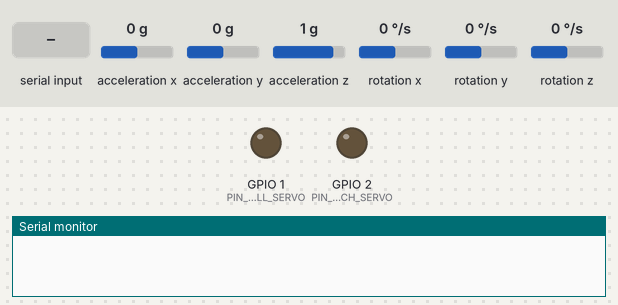
This sketch was run on a simulated Seeed XIAO ESP32-S3. Shown: output pins drawn as LEDs (lit = HIGH), the last lines printed to the serial monitor. Wiring (inferred from the names in the program): MPU-6050 motion sensor at I2C address 0x68; MPU-6050 motion sensor at I2C address 0x69. Dashed ring = blinking. Inputs (shaded band) come from the test bench; at power-on: rotation y 0 °/s, acceleration x 0 g, acceleration y 0 g, acceleration z 1 g, rotation x 0 °/s, rotation z 0 °/s.

Above: at 0.0 s.
At 9.9 s:
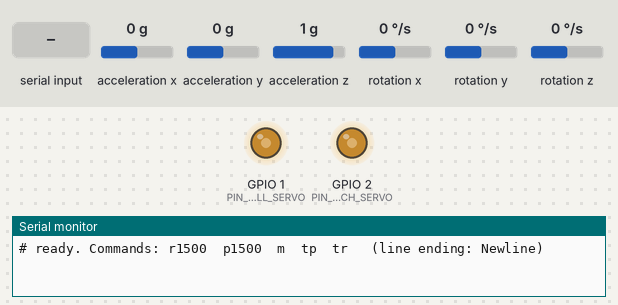
10.0 s: "t90\n" received over Serial
At 12.0 s:
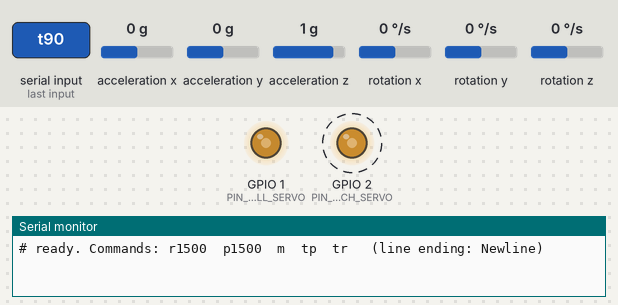
13.0 s: rotation y set to -192 °/s
Timing chart, 0 to 21.8 s (numbered marks = the images above; inputs shaded):
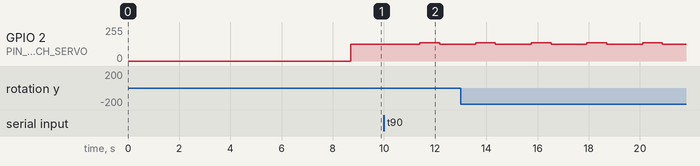

The sketch:

tremor_spoon.ino
```cpp
// tremor_spoon.ino  -  PHASE 3: calibrate the servos and measure their delay.
// Files in this folder: tremor_spoon.ino, config.h, imu.h, servo_out.h, cmd.h, bench.h
#include "config.h"
#include "imu.h"
#include "servo_out.h"
#include "cmd.h"
#include "bench.h"

uint32_t tNext;
char line[32];

void setup() {
  Serial.begin(921600);
  delay(1500);
  imuSetup();
  servoAttach(sRoll); servoAttach(sPitch);
  servoWriteDeg(sRoll, 0); servoWriteDeg(sPitch, 0);        // both servos to centre
  Serial.println("# ready. Commands: r1500  p1500  m  tp  tr   (line ending: Newline)");
  tNext = micros();
}

void loop() {
  waitTick(tNext);
  imuUpdate();
  if (cmdPoll(line, sizeof line)) {
    // runs the command (some take a few seconds)
    benchCommand(line);
    tNext = micros();                                       // restart the 2 ms clock afterwards
  }
}
```

bench.h
```cpp
// bench.h - typed commands for calibrating the servos and measuring their delay.
// Create in Phase 3. Never edited. Keep the handle CLAMPED while you use these.
//
//   r1500   send 1500 microseconds to the ROLL servo      p1500   same for the PITCH servo
//   m       print the platform angle relative to the handle (average of 0.5 s)
//   tp      step-response test of the pitch servo (10 steps), prints dead time and half-rise time
//   tr      the same for the roll servo
#pragma once
#include "config.h"
#include "imu.h"
#include "servo_out.h"

inline void measureRelative() {
  uint32_t t = micros(); double sr = 0, sp = 0;
  for (int i = 0; i < 250; i++) {
    waitTick(t); imuUpdate();
    sr += ap.roll - ah.roll; sp += ap.pitch - ah.pitch;
  }
  Serial.printf("# platform minus handle: roll %.2f deg, pitch %.2f deg\n", sr / 250, sp / 250);
}

inline void stepTest(bool pitch) {
  ServoCal &s = pitch ? sPitch : sRoll;
  float sumDead = 0, sumHalf = 0; int n = 0;
  for (int rep = 1; rep <= 10; rep++) {
    servoWriteDeg(s, 0);
    uint32_t t = micros();
    // 0.8 s: settle at the centre
    for (int i = 0; i < 400; i++) { waitTick(t); imuUpdate(); }
    // angle before the step
    float a0 = pitch ? ap.pitch : ap.roll;
    int dead = -1, half = -1;
    for (int i = 0; i < 300; i++) {                                         // 0.6 s: record
      waitTick(t); imuUpdate();
      if (i == 50) servoWriteDeg(s, 10.0f);                                 // the step command
      if (i > 50) {
        float rate = pitch ? rp.gy - biasP[1] : rp.gx - biasP[0];
        float da   = (pitch ? ap.pitch : ap.roll) - a0;
        if (dead < 0 && fabsf(rate) > 20.0f) dead = i - 50;                 // first movement
        // half of the 10 deg step
        if (half < 0 && fabsf(da) >= 5.0f)   half = i - 50;
      }
    }
    if (dead > 0 && half > 0) {
      Serial.printf("# step %d: dead time %d ms, half-rise %d ms\n", rep, dead * 2, half * 2);
      sumDead += dead * 2; sumHalf += half * 2; n++;
    } else {
      Serial.printf("# step %d: no clear response (check the servo, the sign, the clamp)\n", rep);
    }
  }
  servoWriteDeg(s, 0);
  if (n) Serial.printf("# AVERAGE of %d: dead %.0f ms, half-rise %.0f ms -> start D = %.0f\n",
                       n, sumDead / n, sumHalf / n, (sumHalf / n) / 2.0f);
}

// Returns true if the line was one of ours.
inline bool benchCommand(const char *c) {
  if (c[0] == 'r') {
    servoWriteUs(sRoll.pin, atof(c + 1));
    Serial.printf("# roll servo %s us\n", c + 1); return true;
  }
  if (c[0] == 'p') {
    servoWriteUs(sPitch.pin, atof(c + 1));
    Serial.printf("# pitch servo %s us\n", c + 1); return true;
  }
  if (c[0] == 'm') { measureRelative(); return true; }
  if (c[0] == 't') { stepTest(c[1] != 'r'); return true; }
  return false;
}
```

cmd.h
```cpp
// cmd.h - reads one typed command line from the USB serial port.
// Create in Phase 3. Never edited.
// In the Arduino Serial Monitor set the line ending (bottom right) to "Newline".
#pragma once
#include "config.h"

// Returns true once a full line has arrived; the text is in out[].
inline bool cmdPoll(char *out, size_t n) {
  static size_t len = 0;
  while (Serial.available()) {
    char c = Serial.read();
    if (c == '\n' || c == '\r') {
      if (len) { out[len] = 0; len = 0; return true; }
    } else if (len < n - 1) {
      out[len++] = c;
    }
  }
  return false;
}
```

imu.h
```cpp
// imu.h - reads both MPU6050 boards and turns them into roll and pitch angles.
// Create in Phase 1. Never edited again.
#pragma once
#include <Wire.h>
#include "config.h"

struct Raw   { float ax, ay, az, gx, gy, gz; };   // accelerometer in g, gyro in deg/s
struct Angle { float roll = 0, pitch = 0; };      // degrees

Raw   rh, rp;                 // latest readings: handle (h) and platform (p)
Angle ah, ap;                 // fused angles:    handle (h) and platform (p)
float biasH[3], biasP[3];     // gyro offsets measured at start-up
uint32_t imuErrors = 0;       // failed reads (should stay 0)

inline void imuWrite(uint8_t a, uint8_t reg, uint8_t v) {
  Wire.beginTransmission(a); Wire.write(reg); Wire.write(v); Wire.endTransmission();
}
inline void imuInit(uint8_t a) {
  imuWrite(a, 0x6B, 0x01);    // wake up, gyro clock
  imuWrite(a, 0x1A, 0x01);    // on-chip low-pass about 188 Hz
  imuWrite(a, 0x19, 0x00);    // 1 kHz internal sample rate
  imuWrite(a, 0x1B, 0x08);    // gyro +/-500 deg/s  -> 65.5 LSB per deg/s
  imuWrite(a, 0x1C, 0x08);    // accel +/-4 g       -> 8192 LSB per g
}

// Read 14 bytes starting at register 0x3B: accel, temperature, gyro.
inline bool imuRead(uint8_t a, Raw &o) {
  Wire.beginTransmission(a); Wire.write(0x3B);
  if (Wire.endTransmission(false) != 0) return false;
  if (Wire.requestFrom(a, (uint8_t)14) != 14) return false;
  int16_t v[7];
  for (int i = 0; i < 7; i++) {
    uint8_t hi = Wire.read(); uint8_t lo = Wire.read();   // two separate reads, in this order
    v[i] = (int16_t)((hi << 8) | lo);
  }
  o.ax = v[0] / 8192.0f; o.ay = v[1] / 8192.0f; o.az = v[2] / 8192.0f;   // v[3] is temperature
  o.gx = v[4] / 65.5f;   o.gy = v[5] / 65.5f;   o.gz = v[6] / 65.5f;
#if HANDLE_IMU_VERTICAL
  // the board stands vertical, chip facing the rear: rotate into the handle frame
  if (a == IMU_H) {
    Raw b = o;
    o.ax = -b.az; o.ay = b.ay; o.az = b.ax;
    o.gx = -b.gz; o.gy = b.gy; o.gz = b.gx;
  }
#endif
  return true;
}

// Wait for the next 2 ms tick (keeps the loop at exactly 500 Hz). t starts as micros().
inline void waitTick(uint32_t &t) {
  while ((int32_t)(micros() - t) < 0) {}
  t += LOOP_US;
}

// Tilt from gravity alone (accelerometer).
inline void accelAngles(const Raw &r, float &roll, float &pitch) {
  roll  = atan2f(r.ay, r.az) * RAD_TO_DEG;
  pitch = atan2f(-r.ax, sqrtf(r.ay * r.ay + r.az * r.az)) * RAD_TO_DEG;
}
inline void initAngle(const Raw &r, Angle &a) { accelAngles(r, a.roll, a.pitch); }

// Complementary filter: gyro for fast changes, accelerometer to cancel the drift.
inline void fuse(const Raw &r, const float bias[3], Angle &a) {
  float accRoll, accPitch;
  accelAngles(r, accRoll, accPitch);
  a.roll  = ALPHA * (a.roll  + (r.gx - bias[0]) * DT) + (1 - ALPHA) * accRoll;
  a.pitch = ALPHA * (a.pitch + (r.gy - bias[1]) * DT) + (1 - ALPHA) * accPitch;
}

inline void calibrateBias(uint8_t a, float b[3]) {        // keep the IMU still for 2 s
  double s[3] = {0, 0, 0}; Raw r;
  for (int i = 0; i < 1000; i++) {
    if (imuRead(a, r)) { s[0] += r.gx; s[1] += r.gy; s[2] += r.gz; }
    delay(2);
  }
  for (int k = 0; k < 3; k++) b[k] = s[k] / 1000.0;
}

// Read both boards and update both fused angles. Call once per loop.
inline void imuUpdate() {
  if (imuRead(IMU_H, rh)) fuse(rh, biasH, ah); else imuErrors++;
  if (imuRead(IMU_P, rp)) fuse(rp, biasP, ap); else imuErrors++;
}

// Start-up (and re-calibration): measure gyro offsets and start the angles from gravity.
inline void imuRecalibrate() {
  calibrateBias(IMU_H, biasH); calibrateBias(IMU_P, biasP);
  if (imuRead(IMU_H, rh)) initAngle(rh, ah);
  if (imuRead(IMU_P, rp)) initAngle(rp, ap);
}
inline void imuSetup() {
  Wire.begin(PIN_SDA, PIN_SCL, 400000);
  imuInit(IMU_H); imuInit(IMU_P); delay(100);
  imuRecalibrate();
}
```

servo_out.h
```cpp
// servo_out.h - turns an angle in degrees into a servo pulse.
// Create in Phase 3. Never edited (the calibration numbers live in config.h).
#pragma once
#include "config.h"

struct ServoCal { int pin; float centerUs; float usPerDeg; int dir; };
ServoCal sRoll  = {PIN_ROLL_SERVO,  ROLL_CENTER_US,  ROLL_US_PER_DEG,  ROLL_DIR};
ServoCal sPitch = {PIN_PITCH_SERVO, PITCH_CENTER_US, PITCH_US_PER_DEG, PITCH_DIR};

// Arduino-ESP32 core 3.x. (On core 2.x use ledcSetup() + ledcAttachPin() instead.)
inline void servoAttach(const ServoCal &s) { ledcAttach(s.pin, SERVO_HZ, SERVO_BITS); }

inline void servoWriteUs(int pin, float us) {
  us = constrain(us, 800.0f, 2200.0f);                       // never ask for a silly pulse
  uint32_t duty = (uint32_t)(us * SERVO_HZ * (float)(1 << SERVO_BITS) / 1e6f);
  ledcWrite(pin, duty);
}
inline void servoWriteDeg(const ServoCal &s, float deg) {
  deg = constrain(deg, -LIMIT_DEG, LIMIT_DEG);               // software limit
  servoWriteUs(s.pin, s.centerUs + s.dir * s.usPerDeg * deg);
}
```

config.h
```cpp
// config.h - every number you may ever need to change is in THIS file.
// Create it in Phase 1 and leave it open. Later phases only change the values marked  <-- EDIT
#pragma once
#include <Arduino.h>

// ---------- Timing ----------
const float    FS      = 500.0f;          // control loop rate, Hz
const uint32_t LOOP_US = 2000;            // microseconds per loop = 1,000,000 / FS
const float    DT      = 1.0f / FS;       // seconds per loop

// ---------- XIAO ESP32-S3 pins (GPIO numbers) ----------
const int PIN_SDA         = 5;            // D4  I2C data, both IMUs
const int PIN_SCL         = 6;            // D5  I2C clock, both IMUs
const int PIN_ROLL_SERVO  = 1;            // D0
const int PIN_PITCH_SERVO = 2;            // D1
const int PIN_BUTTON      = 3;            // D2  button to GND
const int PIN_LED         = 4;            // D3  LED through 330 ohm
const int PIN_VBAT        = 7;            // D8  battery divider
const int PIN_VMID        = 8;            // D9  optional cell-midpoint divider

// ---------- IMUs (Phase 1) ----------
const uint8_t IMU_H = 0x68;               // handle IMU,   AD0 tied to GND
const uint8_t IMU_P = 0x69;               // platform IMU, AD0 tied to 3V3
const float   ALPHA = 0.998f;             // complementary filter: share given to the gyro
#ifndef HANDLE_IMU_VERTICAL
// <-- EDIT in Phase 5: set to 1 when the handle IMU stands on its bulkhead
#define HANDLE_IMU_VERTICAL 0
#endif

// ---------- Servos (Phase 3: fill in from the calibration) ----------
const int   SERVO_HZ   = 333;             // PWM frame rate; use 50 if your servo jitters
const int   SERVO_BITS = 14;              // PWM resolution
const float LIMIT_DEG  = 25.0f;           // software travel limit, each way
const float ROLL_CENTER_US  = 1500.0f;    // <-- EDIT  pulse that gives 0 deg
const float ROLL_US_PER_DEG = 10.0f;      // <-- EDIT  pulse change per degree
const int   ROLL_DIR        = +1;         // <-- EDIT  +1 or -1
const float PITCH_CENTER_US  = 1500.0f;   // <-- EDIT
const float PITCH_US_PER_DEG = 10.0f;     // <-- EDIT
const int   PITCH_DIR        = +1;        // <-- EDIT

// ---------- Tremor cancellation (Phase 4: tune these) ----------
// <-- EDIT  prediction horizon in samples (1 sample = 2 ms)
int         D_SAMPLES  = 12;
const float F_INTENDED = 1.5f;            // Hz, slow motion below this is the user's own movement
const float KP_TRIM    = 0.5f;            // slow trim gains
const float KI_TRIM    = 0.5f;
const float WFLC_F0    = 6.0f;            // Hz, starting guess for the tremor frequency
const float WFLC_MU0   = 5e-4f;           // frequency adaptation rate
const float WFLC_MU1   = 0.01f;           // weight adaptation rate

// ---------- Battery (Phase 5) ----------
// pack voltage = K_PACK x D8 voltage (100k / 47k divider)
const float K_PACK = 3.128f;
// cell 1 voltage = K_MID x D9 voltage (100k / 100k divider)
const float K_MID  = 2.0f;
// <-- EDIT  true if you built the optional per-cell sensing
const bool  HAS_MID = false;
const float V_CELL_WARN    = 3.40f;       // LED warning below this cell voltage
const float V_CELL_CUT     = 3.30f;       // shut down below this (average cell voltage)
// shut down below this (weakest cell, with per-cell sensing)
const float V_CELL_CUT_MID = 3.20f;
```

Measured:
- after the input at 10.0 s, GPIO 2 (PIN_PITCH_SERVO): 127/255 → 136/255 after 1.4 s, → 127/255 0.77 s later
